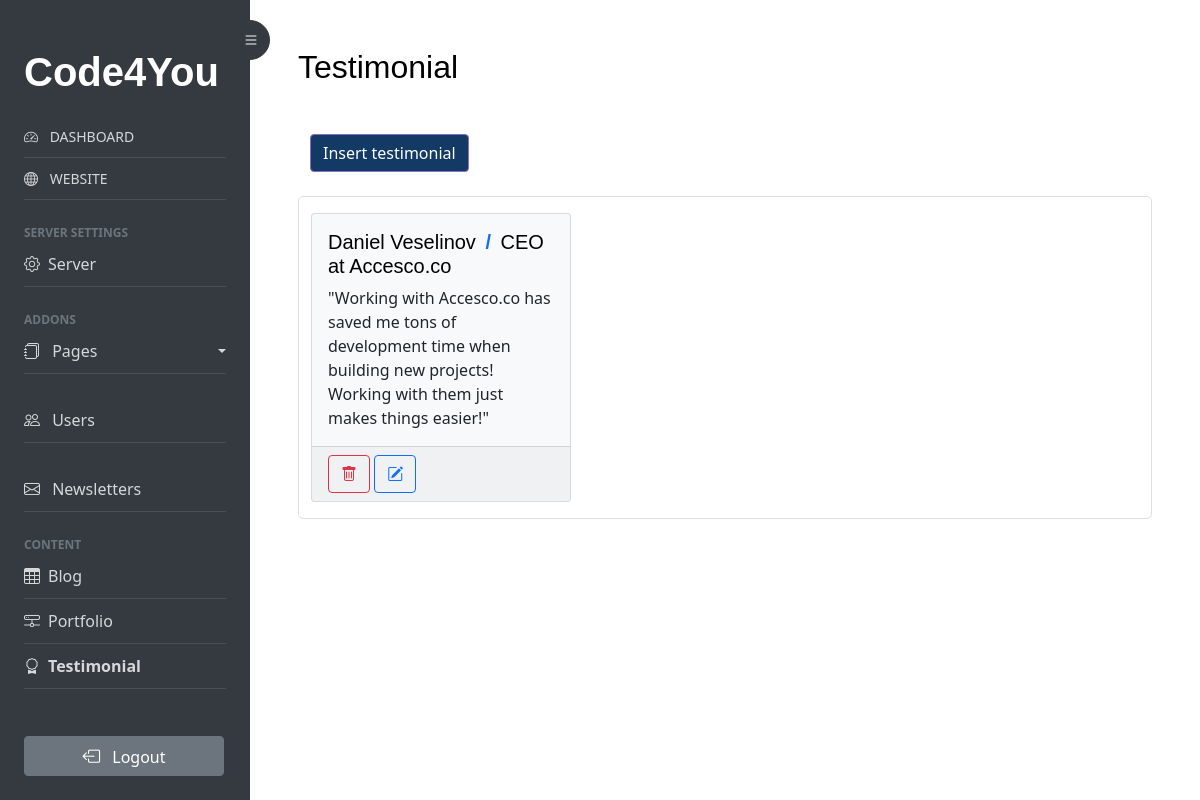
The app's page /admin/testimonial.php (signed in) with its own data.
### tables this page shows
CREATE TABLE `testimonial` (
  `ID` tinyint(4) NOT NULL,
  `Text` text NOT NULL,
  `Name` mediumtext NOT NULL,
  `Title` mediumtext NOT NULL DEFAULT 'N/A'
);

### admin/testimonial.php (the view, shortened to what this page needs)
<?php
    require_once("config.php");
    $filePathName = basename($_SERVER["PHP_SELF"]);
    $setPathName = explode(".", $filePathName);
?>
<!doctype html>
<html lang="en">
  	<head>
	  	<?php include 'elements/head.php'; ?>
  	</head>
    <body>
        <div class="wrapper d-flex align-items-stretch">
        <?php include 'elements/nav.php'; ?>
        <div id="content" class="p-4 p-md-5 pt-5">
            <h2 class="mb-4 text-capitalize"><?php echo($setPathName[0]) ? 'Testimonial' : ''; ?></h2>
            <div class="container mb-3 mt-3">
                <button id="insert_testimonial" class="btn btn-primary btn-custom my-4">Insert testimonial</button>
                <div class="row default-background">
                    <?php
                    $query = mysqli_query($SQL, "SELECT * FROM testimonial");
                    if (mysqli_num_rows($query) > 0)
                    {
                        while ($data = mysqli_fetch_assoc($query))
                        { ?>
                            <div class="col-sm-4">
                                <div class="card text-dark bg-light mb-3 mt-3">
                                    <div class="card-body">
                                        <h5 class="card-title"><?php echo $data["Name"]; ?> <span class="fw-bold text-primary mx-1">/</span> <?php echo $data["Title"]; ?></h5>
                                        <p class="card-text"><?php echo $data["Text"]; ?></p>
                                    </div>
                                    <div class="card-footer">
                                        <button type="submit" id="delete_testimonial" data-testimonial="<?php echo $data["ID"]; ?>" class="btn btn-outline-danger"><i class="bi bi-trash"></i></button>
                                        <button type="submit" id="edit_testimonial" data-testimonial="<?php echo $data["ID"]; ?>" class="btn btn-outline-primary"><i class="bi bi-pencil-square"></i></button>
                                    </div>
                                </div>
                            </div>
                        <?php }
                    }
                    else
                    {
                        echo '<div class="container mt-3"><div class="alert-warning rounded">
                            <p class="px-4 py-4" style="font-size: 1.05rem;"><strong><i class="bi bi-exclamation-circle text-danger pe-2"></i> Warning!</strong> Sorry, but we could not find any testimonial in our database.</p>
                        </div></div>';
                    }
                    ?>
                </div>
            </div>
        </div>
    </div>
    </body>
</html>

### admin/css/style-custom.css (style rules this page uses)
* { margin: 0; padding: 0; }
html { scroll-behavior: smooth; }
body { min-height: 100vh; min-height: -webkit-fill-available; }
.btn-custom { background-color: #133a64 !important; }
.default-background { height: auto; border-radius: 5px; border: 1px solid rgba(0,0,0,.125); }

### records on screen
testimonial: Name "Daniel Veselinov", Title "CEO at Accesco.co", Text "\"Working with Accesco.co has saved me tons of development time when building new projects! Working with them just makes things easier!\""
